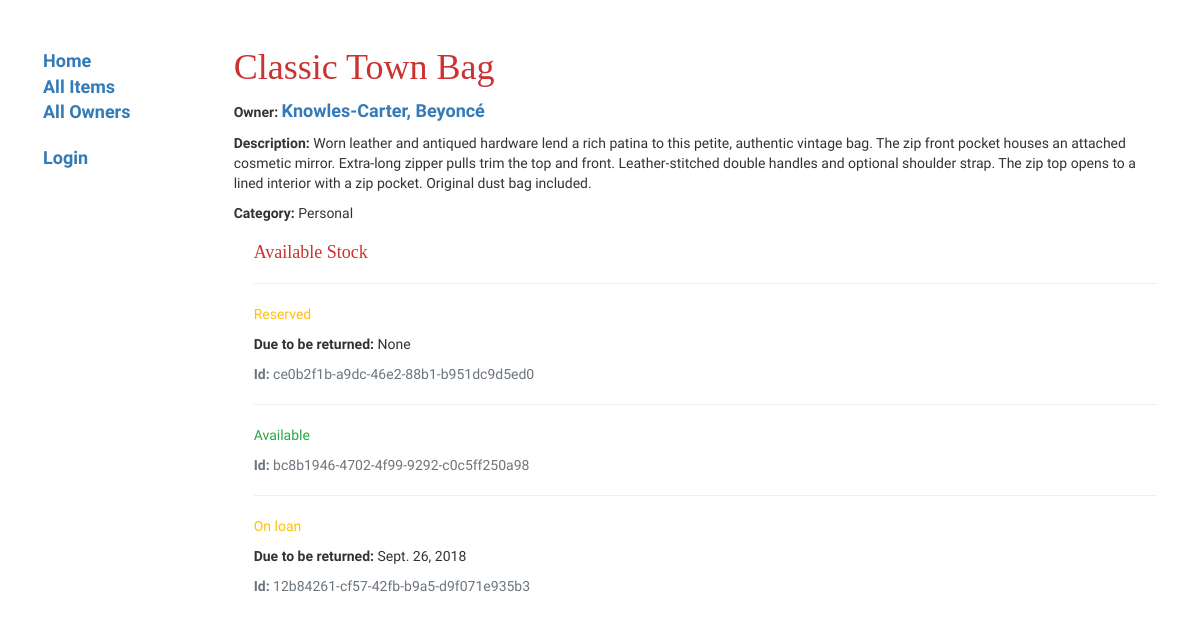
The app's page /catalog/item/9 with its own data.
### catalog/models.py (models this page shows, shortened)
class Item(models.Model):
	name = models.CharField(max_length=100)
	owner = models.ForeignKey('Owner', on_delete=models.SET_NULL, null=True) #1 item = 1 owner, 1 owner = many items
	summary = models.TextField(max_length=1000, help_text='Input description of the item')
	category = models.ManyToManyField(Category)
	def get_category(self):
		return ', '.join([category.name for category in self.category.all()[:3]])
	get_category.short_description = 'Category'

class Owner(models.Model):
	first_name = models.CharField(max_length=50)
	last_name = models.CharField(max_length=50)
	date_of_birth = models.DateField(null=True, blank=True)
	location = models.CharField(max_length=50)
	class Meta:
		ordering = ["last_name","first_name"]
	def __str__(self):
		return '{0}, {1}'.format(self.last_name, self.first_name)

class Category(models.Model):
	name = models.CharField(max_length=100, help_text="Input category (e.g. Home, Office)")
	def __str__(self):
		return self.name

class ItemInstance(models.Model):
	id = models.UUIDField(primary_key=True, default=uuid.uuid4)
	item = models.ForeignKey('Item', on_delete=models.SET_NULL, null=True)
	due_back = models.DateField(null=True, blank=True)
	loan_status = (('o', 'On loan'),('a', 'Available'),('r', 'Reserved'))
	status = models.CharField(max_length=1, choices=loan_status, blank=True, default='a')
	borrower = models.ForeignKey(User, on_delete=models.SET_NULL, null=True, blank=True)
	class Meta:
		ordering = ["due_back"]
		permissions = (("can_mark_returned", "Set item as returned"),)

### catalog/views.py (the view)
# urls.py: path('item/<int:pk>', views.ItemDetailView.as_view(), name='item-detail'),
class ItemDetailView(generic.DetailView):
	model = Item

### catalog/templates/catalog/item_detail.html
{% extends "base_generic.html" %}
{% block content %}
	<h1>{{ item.name }}</h1>
	<p><strong>Owner:</strong> <a href="">{{ item.owner }}</a></p>
	<p><strong>Description:</strong> {{ item.summary }}</p>
	<p><strong>Category:</strong> {% for category in item.category.all %} {{ category }}{% if not forloop.last %}, {% endif %}{% endfor %}</p>
	<div style="margin-left:20px;margin-top:20px">
		<h4>Available Stock</h4>
		{% for copy in item.iteminstance_set.all %}
		<hr>
		<p class="{% if copy.status == 'a' %} text-success {% elif copy.status == 'm' %}text-danger{% else %}text-warning{% endif %}">{{ copy.get_status_display }}</p>
		{% if copy.status != 'a' %}<p><strong>Due to be returned:</strong> {{copy.due_back}}</p>{% endif %}
		<p class="text-muted"><strong>Id:</strong> {{copy.id}}</p>
		{% endfor %}
	</div>
{% endblock %}

### catalog/static/css/styles.css (style rules this page uses)
html { font-size: 100%; box-sizing: border-box; }
h1, h2, h3, h4 { font-family: "Playfair Display"; font-style: normal; font-variant: normal; color: #CC3232; }
body { background-image: url("http://www.uttarainfo.com/wp-content/uploads/2016/10/background3.jpg"); margin: 0; padding-top: 2em; padding-left: 2em; padding-right: 2em; font-family: "Raleway"; }
a { text-decoration: none; font-weight: bold; font-size: 18px; }

### records on screen
Item: name "Classic Town Bag", owner "Knowles-Carter, Beyoncé", summary "Worn leather and antiqued hardware lend a rich patina to this petite, authentic vintage bag. The zip front pocket houses an attached cosmetic mirror. Extra-long zipper pulls trim the top and front. Leather-stitched double handles and optional shoulder strap. The zip top opens to a lined interior with a zip pocket. Original dust bag included."
Category: name "Personal"
ItemInstance: status "Reserved", due_back "None", id "ce0b2f1b-a9dc-46e2-88b1-b951dc9d5ed0"
ItemInstance: status "Available", id "bc8b1946-4702-4f99-9292-c0c5ff250a98"
ItemInstance: status "On loan", due_back "Sept. 26, 2018", id "12b84261-cf57-42fb-b9a5-d9f071e935b3"
